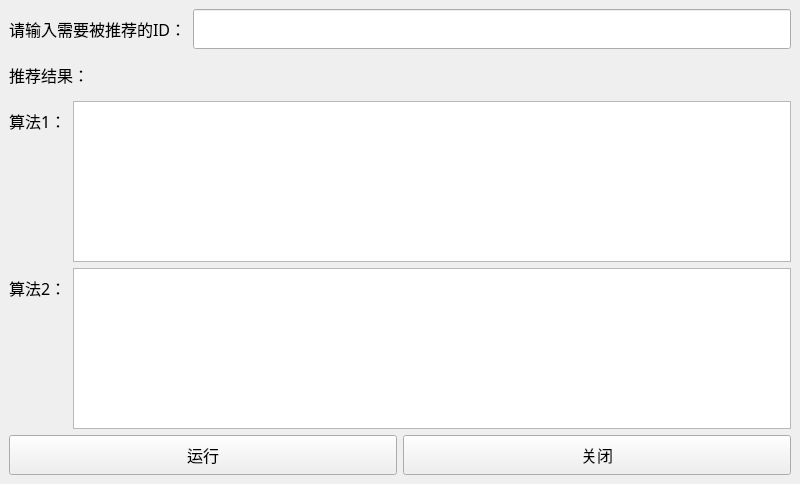
<?xml version="1.0" encoding="UTF-8"?>
<ui version="4.0">
 <class>MainWindow</class>
 <widget class="QMainWindow" name="MainWindow">
  <property name="geometry">
   <rect>
    <x>0</x>
    <y>0</y>
    <width>800</width>
    <height>484</height>
   </rect>
  </property>
  <property name="windowTitle">
   <string>MainWindow</string>
  </property>
  <widget class="QWidget" name="centralwidget">
   <layout class="QVBoxLayout" name="verticalLayout_3">
    <item>
     <layout class="QHBoxLayout" name="horizontalLayout">
      <item>
       <widget class="QLabel" name="label">
        <property name="sizePolicy">
         <sizepolicy hsizetype="Preferred" vsizetype="Fixed">
          <horstretch>0</horstretch>
          <verstretch>0</verstretch>
         </sizepolicy>
        </property>
        <property name="minimumSize">
         <size>
          <width>0</width>
          <height>40</height>
         </size>
        </property>
        <property name="font">
         <font>
          <family>微软雅黑</family>
          <pointsize>12</pointsize>
         </font>
        </property>
        <property name="text">
         <string>请输入需要被推荐的ID：</string>
        </property>
       </widget>
      </item>
      <item>
       <widget class="QLineEdit" name="lineEdit">
        <property name="sizePolicy">
         <sizepolicy hsizetype="Expanding" vsizetype="Fixed">
          <horstretch>0</horstretch>
          <verstretch>0</verstretch>
         </sizepolicy>
        </property>
        <property name="minimumSize">
         <size>
          <width>0</width>
          <height>40</height>
         </size>
        </property>
        <property name="font">
         <font>
          <family>微软雅黑</family>
          <pointsize>12</pointsize>
         </font>
        </property>
       </widget>
      </item>
     </layout>
    </item>
    <item>
     <layout class="QHBoxLayout" name="horizontalLayout_2">
      <item>
       <widget class="QLabel" name="label_2">
        <property name="sizePolicy">
         <sizepolicy hsizetype="Preferred" vsizetype="Fixed">
          <horstretch>0</horstretch>
          <verstretch>0</verstretch>
         </sizepolicy>
        </property>
        <property name="minimumSize">
         <size>
          <width>0</width>
          <height>40</height>
         </size>
        </property>
        <property name="font">
         <font>
          <family>微软雅黑</family>
          <pointsize>12</pointsize>
         </font>
        </property>
        <property name="text">
         <string>推荐结果：</string>
        </property>
       </widget>
      </item>
      <item>
       <spacer name="horizontalSpacer">
        <property name="orientation">
         <enum>Qt::Horizontal</enum>
        </property>
        <property name="sizeHint" stdset="0">
         <size>
          <width>40</width>
          <height>20</height>
         </size>
        </property>
       </spacer>
      </item>
     </layout>
    </item>
    <item>
     <layout class="QHBoxLayout" name="horizontalLayout_3">
      <item>
       <layout class="QVBoxLayout" name="verticalLayout">
        <item>
         <widget class="QLabel" name="label_3">
          <property name="sizePolicy">
           <sizepolicy hsizetype="Preferred" vsizetype="Fixed">
            <horstretch>0</horstretch>
            <verstretch>0</verstretch>
           </sizepolicy>
          </property>
          <property name="minimumSize">
           <size>
            <width>0</width>
            <height>40</height>
           </size>
          </property>
          <property name="font">
           <font>
            <family>微软雅黑</family>
            <pointsize>12</pointsize>
           </font>
          </property>
          <property name="text">
           <string>算法1：</string>
          </property>
         </widget>
        </item>
        <item>
         <spacer name="verticalSpacer">
          <property name="orientation">
           <enum>Qt::Vertical</enum>
          </property>
          <property name="sizeHint" stdset="0">
           <size>
            <width>20</width>
            <height>40</height>
           </size>
          </property>
         </spacer>
        </item>
       </layout>
      </item>
      <item>
       <widget class="QTextEdit" name="textEdit">
        <property name="font">
         <font>
          <family>微软雅黑</family>
          <pointsize>12</pointsize>
         </font>
        </property>
       </widget>
      </item>
     </layout>
    </item>
    <item>
     <layout class="QHBoxLayout" name="horizontalLayout_4">
      <item>
       <layout class="QVBoxLayout" name="verticalLayout_2">
        <item>
         <widget class="QLabel" name="label_4">
          <property name="sizePolicy">
           <sizepolicy hsizetype="Preferred" vsizetype="Fixed">
            <horstretch>0</horstretch>
            <verstretch>0</verstretch>
           </sizepolicy>
          </property>
          <property name="minimumSize">
           <size>
            <width>0</width>
            <height>40</height>
           </size>
          </property>
          <property name="font">
           <font>
            <family>微软雅黑</family>
            <pointsize>12</pointsize>
           </font>
          </property>
          <property name="text">
           <string>算法2：</string>
          </property>
         </widget>
        </item>
        <item>
         <spacer name="verticalSpacer_2">
          <property name="orientation">
           <enum>Qt::Vertical</enum>
          </property>
          <property name="sizeHint" stdset="0">
           <size>
            <width>20</width>
            <height>40</height>
           </size>
          </property>
         </spacer>
        </item>
       </layout>
      </item>
      <item>
       <widget class="QTextEdit" name="textEdit_2">
        <property name="font">
         <font>
          <family>微软雅黑</family>
          <pointsize>12</pointsize>
         </font>
        </property>
       </widget>
      </item>
     </layout>
    </item>
    <item>
     <layout class="QHBoxLayout" name="horizontalLayout_5">
      <item>
       <widget class="QPushButton" name="pushButton_2">
        <property name="sizePolicy">
         <sizepolicy hsizetype="Minimum" vsizetype="Fixed">
          <horstretch>0</horstretch>
          <verstretch>0</verstretch>
         </sizepolicy>
        </property>
        <property name="minimumSize">
         <size>
          <width>0</width>
          <height>40</height>
         </size>
        </property>
        <property name="font">
         <font>
          <family>微软雅黑</family>
          <pointsize>12</pointsize>
         </font>
        </property>
        <property name="text">
         <string>运行</string>
        </property>
       </widget>
      </item>
      <item>
       <widget class="QPushButton" name="pushButton_3">
        <property name="sizePolicy">
         <sizepolicy hsizetype="Minimum" vsizetype="Fixed">
          <horstretch>0</horstretch>
          <verstretch>0</verstretch>
         </sizepolicy>
        </property>
        <property name="minimumSize">
         <size>
          <width>0</width>
          <height>40</height>
         </size>
        </property>
        <property name="font">
         <font>
          <family>微软雅黑</family>
          <pointsize>12</pointsize>
         </font>
        </property>
        <property name="text">
         <string>关闭</string>
        </property>
       </widget>
      </item>
     </layout>
    </item>
   </layout>
  </widget>
  <widget class="QMenuBar" name="menubar">
   <property name="geometry">
    <rect>
     <x>0</x>
     <y>0</y>
     <width>800</width>
     <height>22</height>
    </rect>
   </property>
  </widget>
 </widget>
 <resources/>
 <connections/>
</ui>
